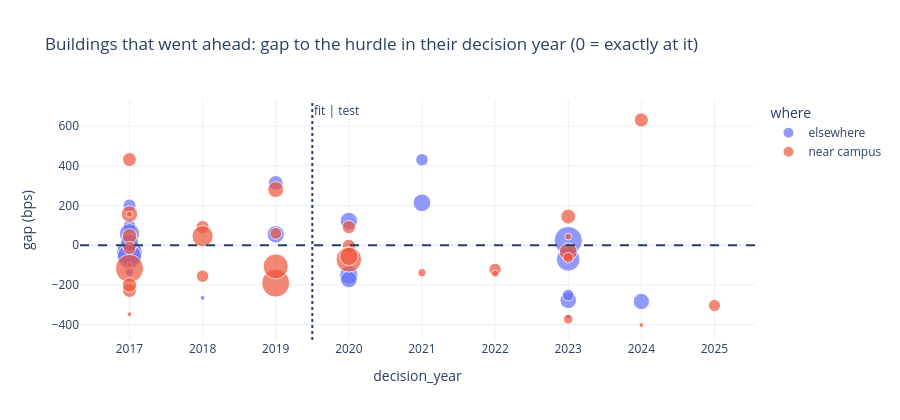

Here is the notebook cell this chart was saved with:
### Markdown cell above
## Part 2c — Fit on the buildings that went ahead early, test on the ones that went ahead later

📝 **Plan.** One number in the model is genuinely unknown: the **level** of Berkeley market-rate construction cost.
Fit it once — a single factor on the cited cost — so that the **median building that went ahead with a decision year up
to 2019** sits exactly at the hurdle. Then **test it, without refitting,** on the buildings that went ahead with a
decision year from 2020 on. A model that is right should put those near the hurdle too. The decision year is the
entitlement year (built buildings got their first permit a median one year later), else the permit year less one.

### Code cell
fit, test = res['fit'], res['test']
summ = pd.DataFrame([
    {'set': 'FIT  - went ahead, decided <= 2019', 'projects': len(fit),
     'median gap to hurdle (bps)': FIG['fit_median_gap_bps'],
     'pencils or marginal': sum(1 for p in fit if p['verdict_decision'] != 'does not pencil')},
    {'set': 'TEST - went ahead, decided >= 2020', 'projects': len(test),
     'median gap to hurdle (bps)': FIG['test_median_gap_bps'], 'pencils or marginal': FIG['test_pencil_or_marginal']},
    {'set': 'abandoned (withdrawn, void)', 'projects': FIG['abandoned_n'],
     'median gap to hurdle (bps)': round(st.median(p['gap_decision'] for p in res['market'] if p['outcome'] == 'abandoned') * 1e4),
     'pencils or marginal': FIG['abandoned_pencil_or_marginal']}])
display(summ)
print(f"fitted cost factor {FIG['cost_factor']}: 2018 market hard cost ${FIG['fitted_hard_cost_2018']}/gross sqft "
      f"(Terner-based ${pp.HARD_2018:.0f})")
try:
    import plotly.express as px
    ahead = mk[mk['outcome'] == 'went ahead'].copy()
    ahead['gap (bps)'] = ahead['gap_decision'] * 1e4
    ahead['where'] = ahead['near_campus'].map({True: 'near campus', False: 'elsewhere'})
    fig = px.scatter(ahead, x='decision_year', y='gap (bps)', color='where', hover_name='name', size='units',
                     title='Buildings that went ahead: gap to the hurdle in their decision year (0 = exactly at it)',
                     template='plotly_white', height=420)
    fig.add_hline(y=0, line_dash='dash')
    fig.add_vline(x=2019.5, line_dash='dot', annotation_text='fit | test')
    fig.show()
except ImportError:
    pass

### Figure 1 — Plotly figure (JSON) as saved in the notebook; plotly's stock layout.template omitted (floating-point values rounded to 4 significant figures)
{"data": [{"hovertemplate": "<b>%{hovertext}</b><br><br>where=elsewhere<br>decision_year=%{x}<br>gap (bps)=%{y}<br>units=%{marker.size}<extra></extra>", "hovertext": ["1698 UNIVERSITY AVE", "1500 SAN PABLO Ave", "2701 SHATTUCK Ave", "3000 SAN PABLO Ave", "0 SAN PABLO Ave", "2000 UNIVERSITY Ave", "1752 SHATTUCK Ave", "3030 TELEGRAPH Ave", "Berkeley Moshav", "1598 UNIVERSITY Ave", "2001 FOURTH St", "2000 DWIGHT Way A", "805 JONES St", "2747 SAN PABLO AVE", "2099 M L KING JR Way", "2300 ELLSWORTH St", "2628 SHATTUCK Ave", "The Overture", "1950 ADDISON St", "2013 SECOND St", "2029 BLAKE St", "2340 FIFTH St"], "legendgroup": "elsewhere", "marker": {"color": "#636efa", "size": [36, 170, 57, 78, 41, 81, 72, 144, 36, 207, 152, 88, 6, 41, 72, 69, 78, 44, 107, 19, 82, 6], "sizemode": "area", "sizeref": 0.5175, "symbol": "circle"}, "mode": "markers", "name": "elsewhere", "orientation": "v", "showlegend": true, "type": "scatter", "x": [2017, 2017, 2019, 2020, 2021, 2021, 2023, 2023, 2023, 2023, 2017, 2020, 2023, 2017, 2020, 2024, 2019, 2017, 2017, 2017, 2017, 2018], "xaxis": "x", "y": [-59.84, -36.14, 313.4, 121.9, 430.5, 213.6, -277.8, -71.58, -252.2, 23.1, -57.31, -150.7, -359.6, 96.75, -172.7, -284.1, 54.83, 200.3, 57.23, -136.3, 13.45, -266.0], "yaxis": "y"}, {"hovertemplate": "<b>%{hovertext}</b><br><br>where=near campus<br>decision_year=%{x}<br>gap (bps)=%{y}<br>units=%{marker.size}<extra></extra>", "hovertext": ["2631 DURANT AVE", "2121 DURANT Ave", "2538 DURANT Ave", "2009 ADDISON St", "2028 BANCROFT Way", "2352 SHATTUCK Ave", "2023 SHATTUCK Ave", "2176 KITTREDGE St", "2650 TELEGRAPH Ave", "2440 SHATTUCK Ave", "2480 BANCROFT Way", "2127 DWIGHT Way", "2587 TELEGRAPH Ave", "2442 HASTE St", "2072 ADDISON St", "2510 CHANNING Way", "1951 SHATTUCK Ave", "2532 DURANT Ave", "Luttrell House", "2067 UNIVERSITY Ave", "2317 CHANNING Way", "2555 COLLEGE Ave", "2002 ADDISON St 1", "The Standard", "2590 BANCROFT Way", "1773 OXFORD St", "Acheson Commons", "El Jardin", "2539 TELEGRAPH Ave", "Durant Apartments", "2597 TELEGRAPH Ave", "2330 BLAKE St"], "legendgroup": "near campus", "marker": {"color": "#EF553B", "size": [56, 50, 83, 45, 37, 204, 48, 169, 45, 40, 28, 58, 52, 38, 66, 40, 163, 7, 13, 50, 17, 12, 6, 117, 87, 24, 205, 55, 70, 44, 10, 6], "sizemode": "area", "sizeref": 0.5175, "symbol": "circle"}, "mode": "markers", "name": "near campus", "orientation": "v", "showlegend": true, "type": "scatter", "x": [2017, 2017, 2023, 2018, 2019, 2019, 2020, 2020, 2020, 2022, 2023, 2023, 2024, 2025, 2019, 2018, 2019, 2017, 2022, 2017, 2021, 2023, 2017, 2018, 2020, 2023, 2017, 2017, 2017, 2017, 2017, 2024], "xaxis": "x", "y": [46.05, -228.9, -33.87, 91.2, 59.59, -191.3, -4.461, -72.33, 91.23, -122.4, -63.07, 144.4, 631.6, -304.1, 280.4, -156.5, -107.0, -98.74, -143.3, 431.8, -139.0, 43.23, -348.6, 45.3, -56.65, -373.4, -117.5, -200.8, 157.3, -13.45, 156.3, -402.7], "yaxis": "y"}], "layout": {"annotations": [{"showarrow": false, "text": "fit | test", "x": 2020.0, "xanchor": "left", "xref": "x", "y": 1, "yanchor": "top", "yref": "y domain"}], "height": 420, "legend": {"itemsizing": "constant", "title": {"text": "where"}, "tracegroupgap": 0}, "shapes": [{"line": {"dash": "dash"}, "type": "line", "x0": 0, "x1": 1, "xref": "x domain", "y0": 0, "y1": 0, "yref": "y"}, {"line": {"dash": "dot"}, "type": "line", "x0": 2020.0, "x1": 2020.0, "xref": "x", "y0": 0, "y1": 1, "yref": "y domain"}], "title": {"text": "Buildings that went ahead: gap to the hurdle in their decision year (0 = exactly at it)"}, "xaxis": {"anchor": "y", "domain": [0.0, 1.0], "title": {"text": "decision_year"}}, "yaxis": {"anchor": "x", "domain": [0.0, 1.0], "title": {"text": "gap (bps)"}}}}
